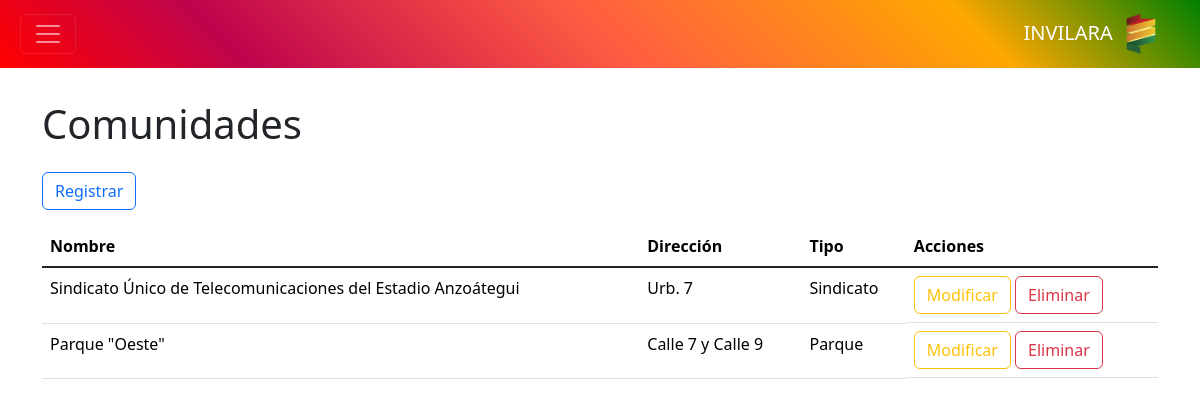
The app's page /controlador/comunidad.php with its own data.
### tables this page shows
CREATE TABLE `comunidad` (
  `id` int NOT NULL,
  `id_parroquia` int DEFAULT NULL,
  `nombre` varchar(200) DEFAULT NULL,
  `direccion` varchar(200) DEFAULT NULL,
  `tipo` varchar(30) DEFAULT NULL
);

### controlador/comunidad.php (called while the page is built, shortened)
<?php
require_once "modelo/comunidad.php";
$modelo = new Comunidad();
$datos = $modelo->consultar();
require_once "vista/comunidad.php";

### modelo/base_datos.php (called while the page is built)
<?php
class BaseDatos
{
    private $host = "localhost";
    private $dbname = "invilara";
    private $usuario = "root";
    private $contrasena = "";
    public function conexion()
    {
        $dsn = "mysql" . ":" . "host=" . $this->host . ";" . "dbname=" . $this->dbname . ";";
        $pdo = new PDO($dsn, $this->usuario, $this->contrasena);
        $pdo->setAttribute(PDO::ATTR_ERRMODE, PDO::ERRMODE_EXCEPTION);
        return $pdo;
    }
}
?>

### modelo/comunidad.php (called while the page is built, shortened)
<?php
require_once "modelo/base_datos.php";
class Comunidad extends BaseDatos
{
    private $tabla = "comunidad";
    public function consultar()
    {
        $result = $this->conexion()->query("SELECT * FROM {$this->tabla}");
        return $result;
    }
}

### vista/comunidad.php (the view, shortened to what this page needs)
<?php require_once "vista/componentes/encabezado.php"; ?>
<?php require_once "vista/componentes/barra.php"; ?>
<main class="container" id="crud">
    <h1>Comunidades</h1>
    <button class="btn btn-outline-primary my-3" value="insertar">Registrar</button>
    <div class="table-responsive">
        <table class="table table-hover">
            <thead>
                <tr>
                    <th>Nombre</th>
                    <th>Dirección</th>
                    <th>Tipo</th>
                    <th>Acciones</th>
                </tr>
            </thead>
            <tbody class="table-group-divider">
                <?php foreach ($datos as $d) : ?>
                    <tr>
                        <td><?php echo $d["nombre"] ?></td>
                        <td><?php echo $d["direccion"] ?></td>
                        <td><?php echo $d["tipo"] ?></td>
                        <td class="d-grid d-md-block gap-2">
                            <button class="btn btn-outline-warning" value="modificar">Modificar</button>
                            <button class="btn btn-outline-danger" value="eliminar" data-bs-toggle="modal" data-bs-target="#modal-eliminacion">Eliminar</button>
                        </td>
                    </tr>
                <?php endforeach ?>
            </tbody>
        </table>
    </div>
</main>

### records on screen
comunidad: nombre "Sindicato Único de Telecomunicaciones del Estadio Anzoátegui", direccion "Urb. 7", tipo "Sindicato"
comunidad: nombre "Parque \"Oeste\"", direccion "Calle 7 y Calle 9", tipo "Parque"
